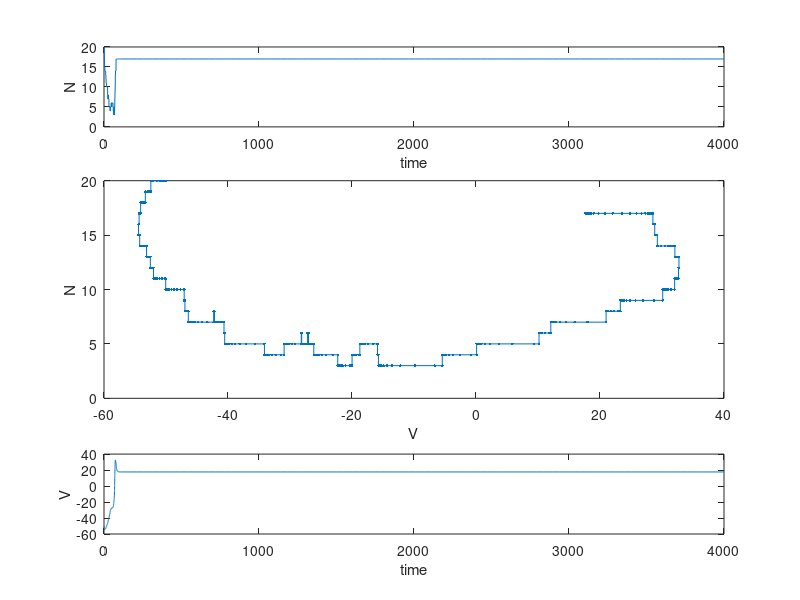

MATLAB code for this plot:
function [V,N,t,Ntot]=ml_gill_exact_konly(tmax,Ntot)

%function [V,N,t,Ntot]=ml_rtc_exact_konly(tmax,Ntot);
%
% Exact solution of Morris Lecar with stochastic potassium channel.
% Using the random time change algorithm.  We track two reactions:
%
% Rxn 1: closed -> open (per capita rate alpha)
% Rxn 2: open -> closed (per capita rate beta)
%
% Default Ntot=40, tmax=4000.
%
% Author: PJT July 2013, Case Western Reserve University.

% Applied current "Iapp" set on line 47 below.

%% Use global variables to represent the channel state
%    and random trigger for Poisson process
global Npotassium_tot
global Npotassium
global tau1  T1
global tau2  T2
% total number of Potassium channels
% number of open Potassium channels
% time to next opening event (internal to reaction 1)
% time to next closing event (internal to reaction 2)

%% Set defaults for input arguments
if nargin < 2, Ntot=40; end
Npotassium_tot=Ntot;
if nargin < 1, tmax=4e3; end

%% Parameters
% Standard Morris-Lecar parameters giving a globally attracting limit cycle
% (if applied current Iapp=100) or a stable fixed point (if Iapp=75).
va = -1.2;
vb=18;
vc = 2;
vd = 30;
phi = 0.04;

%% Functions for Morris-Lecar
global Iapp; Iapp=@(t)100; % applied current.
global minf; minf=@(v)0.5*(1+tanh((v-va)/vb)); % m-gate activation
global xi; xi=@(v)(v-vc)/vd;  % scaled argument for n-gate input
global ninf; ninf=@(v)0.5*(1+tanh(xi(v)));  % n-gate activation function
global tau_n; tau_n=@(v)1./(phi*cosh(xi(v)/2)); % n-gate activation t-const
global alpha; alpha=@(v)(ninf(v)./tau_n(v)); % per capita opening rate
global beta; beta=@(v)((1-ninf(v))./tau_n(v)); % per capita closing rate

%% ODE options including reset
options=odeset('Events',@nextevent);

%% Initialize
t0=0;
t=t0; % global "external" time
tau1=-log(rand); % time of next event on reaction stream 1 ("internal time")
tau2=-log(rand); % time of next event on reaction stream 2 ("internal time")
T1=0; % integrated intensity function for reaction 1
T2=0; % integrated intensity function for reaction 2
V0=-50; % start at an arbitrary middle voltage
V=V0;
N0=ceil(Ntot/2); % start with half of channels open
Npotassium=N0;
N=N0; % use N to record the time course

%% Loop over events
while t(end)<tmax

%% Integrate ODE for voltage, until the next event is triggered
% State vector U for integration contains the following components
%[voltage;
% integral of (# closed)*alpha(v(t));
% integral of (# open)*beta(v(t));
% # open].
U0=[V0;0;0;N0];
tspan=[t(end),tmax];
[tout,Uout,~,~,event_idx]=ode23(@dudtfunc,tspan,U0,options);
Vout=Uout(:,1); % voltage at time of next event
Nout=Uout(:,4); % number of channels open at end of next event
t=[t,tout'];
V=[V,Vout'];
N=[N,Nout'];

%% Identify which reaction occurred, adjust state, and
%  continue, and set trigger for next event.
mu=event_idx; % next reaction index
if mu==1 % next reaction is a channel opening
    N0=N0+1;    % increment channel state
    tau1=tau1-log(rand); % increment in tau1 is exp'l with mean 1
elseif mu==2 % next reaction is another channel closing
    N0=N0-1;    % decrement channel state
    tau2=tau2-log(rand); % increment in tau2 likewise
end
Npotassium=N0;
if N0>Npotassium_tot, error('N>Ntot'), end
if N0<0, error('N<0'), end
T1=T1+Uout(end,2);
T2=T2+Uout(end,3);
V0=V(end);
end % while t(end)<tmax

%% Plot output
figure
subplot(4,1,1),plot(t,N),xlabel('time'),ylabel('N')
subplot(4,1,2:3),plot(V,N,'.-'),xlabel('V'),ylabel('N')
subplot(4,1,4),plot(t,V),xlabel('time'),ylabel('V')
shg
end

%% Define the RHS for Morris-Lecar
% state vector for integration is as follows:
% u(1) = voltage
% u(2) = integral of activation hazard function
% u(3) = integral of inactivation hazard function
% u(4) = N (number of open potassium channels)
function dudt=dudtfunc(t,u)
global Iapp  % Applied Current
global minf  % asymptotic target for (deterministic) Calcium channel
global Npotassium Npotassium_tot  % num. open, total num. of channels
global alpha beta  % per capita transition rates

%% Parameters
vK = -84;
vL = -60;
vCa = 120;
gK =8;
gL =2;
C=20;
gCa = 4.4;

%% calculate the RHS;
v=u(1); % extract the voltage from the input vector
dudt=[(Iapp(t)-gCa*minf(v)*(v-vCa)-gL*(v-vL)-...
        gK*(Npotassium/Npotassium_tot)*(v-vK))/C; % voltage
    alpha(v)*(Npotassium_tot-Npotassium); % channel opening internal time
    beta(v)*Npotassium;% channel closing internal time
0]; % N is constant between events
end

%% Define behavior at threshold crossing
function [value,isterminal,direction] = nextevent(~,u)
    global tau1 T1 % timing trigger for reaction 1 (opening)
    global tau2 T2 % timing trigger for reaction 2 (closing)
    value=[u(2)-(tau1-T1);u(3)-(tau2-T2)];
    isterminal=[1;1]; % stop and restart integration at crossing
    direction=[1;1]; % increasing value of the quantity at the trigger
end
